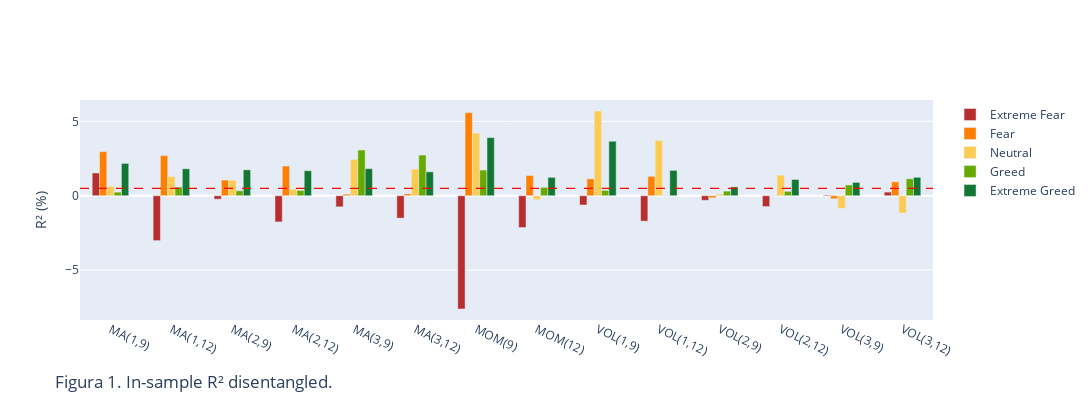

Notebook cell for this chart:
### Code cell
r2_df.index = ['MA(1,9)','MA(1,12)','MA(2,9)','MA(2,12)','MA(3,9)','MA(3,12)','MOM(9)','MOM(12)','VOL(1,9)','VOL(1,12)','VOL(2,9)','VOL(2,12)','VOL(3,9)','VOL(3,12)']

cores2 = [px.colors.qualitative.G10[8], px.colors.qualitative.Set1[4], 
          px.colors.qualitative.Plotly[9], px.colors.qualitative.G10[7], px.colors.qualitative.Safe[3]]

fig = px.bar(r2_df*100, r2_df.index, ["Extreme Fear", "Fear", "Neutral", "Greed", "Extreme Greed"], 
             title="Figura 1. In-sample R² disentangled.", color_discrete_sequence=cores2,
             labels={"value": "R² (%)", "index": "", "variable": ""})
fig.add_hline(y=0.5, line_width=1.2, line_dash="dash", line_color="red")
fig.update_layout(barmode='group',bargroupgap=0, bargap=0.4, width=1200, height=400, title_x=0.05, title_y=0.03)
fig.update_xaxes(tickangle=25)
fig.show()

### Figure 1 — Plotly figure (JSON) as saved in the notebook; plotly's stock layout.template omitted (floating-point values rounded to 4 significant figures)
{"data": [{"alignmentgroup": "True", "hovertemplate": "=%{x}<br>R² (%)=%{y}<extra></extra>", "legendgroup": "Extreme Fear", "marker": {"color": "#B82E2E", "pattern": {"shape": ""}}, "name": "Extreme Fear", "offsetgroup": "Extreme Fear", "orientation": "v", "showlegend": true, "textposition": "auto", "type": "bar", "x": ["MA(1,9)", "MA(1,12)", "MA(2,9)", "MA(2,12)", "MA(3,9)", "MA(3,12)", "MOM(9)", "MOM(12)", "VOL(1,9)", "VOL(1,12)", "VOL(2,9)", "VOL(2,12)", "VOL(3,9)", "VOL(3,12)"], "xaxis": "x", "y": [1.528, -3.019, -0.2302, -1.761, -0.7477, -1.507, -7.618, -2.142, -0.6237, -1.71, -0.3071, -0.7291, 0.04776, 0.2446], "yaxis": "y"}, {"alignmentgroup": "True", "hovertemplate": "=%{x}<br>R² (%)=%{y}<extra></extra>", "legendgroup": "Fear", "marker": {"color": "rgb(255,127,0)", "pattern": {"shape": ""}}, "name": "Fear", "offsetgroup": "Fear", "orientation": "v", "showlegend": true, "textposition": "auto", "type": "bar", "x": ["MA(1,9)", "MA(1,12)", "MA(2,9)", "MA(2,12)", "MA(3,9)", "MA(3,12)", "MOM(9)", "MOM(12)", "VOL(1,9)", "VOL(1,12)", "VOL(2,9)", "VOL(2,12)", "VOL(3,9)", "VOL(3,12)"], "xaxis": "x", "y": [2.96, 2.7, 1.053, 1.998, 0.1047, 0.1235, 5.584, 1.359, 1.132, 1.302, -0.1425, -0.02134, -0.2094, 0.9359], "yaxis": "y"}, {"alignmentgroup": "True", "hovertemplate": "=%{x}<br>R² (%)=%{y}<extra></extra>", "legendgroup": "Neutral", "marker": {"color": "#FECB52", "pattern": {"shape": ""}}, "name": "Neutral", "offsetgroup": "Neutral", "orientation": "v", "showlegend": true, "textposition": "auto", "type": "bar", "x": ["MA(1,9)", "MA(1,12)", "MA(2,9)", "MA(2,12)", "MA(3,9)", "MA(3,12)", "MOM(9)", "MOM(12)", "VOL(1,9)", "VOL(1,12)", "VOL(2,9)", "VOL(2,12)", "VOL(3,9)", "VOL(3,12)"], "xaxis": "x", "y": [0.6231, 1.283, 1.044, 0.4422, 2.44, 1.791, 4.211, -0.2622, 5.697, 3.717, 0.1044, 1.385, -0.8495, -1.164], "yaxis": "y"}, {"alignmentgroup": "True", "hovertemplate": "=%{x}<br>R² (%)=%{y}<extra></extra>", "legendgroup": "Greed", "marker": {"color": "#66AA00", "pattern": {"shape": ""}}, "name": "Greed", "offsetgroup": "Greed", "orientation": "v", "showlegend": true, "textposition": "auto", "type": "bar", "x": ["MA(1,9)", "MA(1,12)", "MA(2,9)", "MA(2,12)", "MA(3,9)", "MA(3,12)", "MOM(9)", "MOM(12)", "VOL(1,9)", "VOL(1,12)", "VOL(2,9)", "VOL(2,12)", "VOL(3,9)", "VOL(3,12)"], "xaxis": "x", "y": [0.2388, 0.5873, 0.3352, 0.3569, 3.075, 2.733, 1.725, 0.5593, 0.361, 0.01847, 0.31, 0.2928, 0.7238, 1.14], "yaxis": "y"}, {"alignmentgroup": "True", "hovertemplate": "=%{x}<br>R² (%)=%{y}<extra></extra>", "legendgroup": "Extreme Greed", "marker": {"color": "rgb(17, 119, 51)", "pattern": {"shape": ""}}, "name": "Extreme Greed", "offsetgroup": "Extreme Greed", "orientation": "v", "showlegend": true, "textposition": "auto", "type": "bar", "x": ["MA(1,9)", "MA(1,12)", "MA(2,9)", "MA(2,12)", "MA(3,9)", "MA(3,12)", "MOM(9)", "MOM(12)", "VOL(1,9)", "VOL(1,12)", "VOL(2,9)", "VOL(2,12)", "VOL(3,9)", "VOL(3,12)"], "xaxis": "x", "y": [2.171, 1.811, 1.743, 1.68, 1.817, 1.607, 3.91, 1.237, 3.665, 1.706, 0.5927, 1.093, 0.8981, 1.239], "yaxis": "y"}], "layout": {"bargap": 0.4, "bargroupgap": 0, "barmode": "group", "height": 400, "legend": {"title": {"text": ""}, "tracegroupgap": 0}, "shapes": [{"line": {"color": "red", "dash": "dash", "width": 1.2}, "type": "line", "x0": 0, "x1": 1, "xref": "x domain", "y0": 0.5, "y1": 0.5, "yref": "y"}], "title": {"text": "Figura 1. In-sample R² disentangled.", "x": 0.05, "y": 0.03}, "width": 1200, "xaxis": {"anchor": "y", "domain": [0, 1], "tickangle": 25, "title": {"text": ""}}, "yaxis": {"anchor": "x", "domain": [0, 1], "title": {"text": "R² (%)"}}}}
